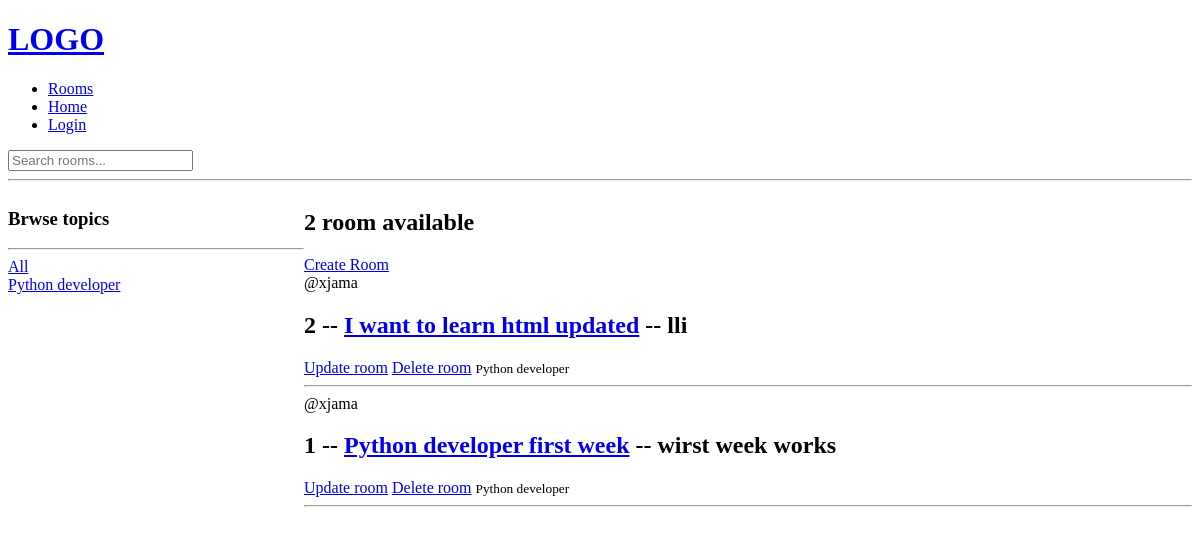
The app's page /, older data.
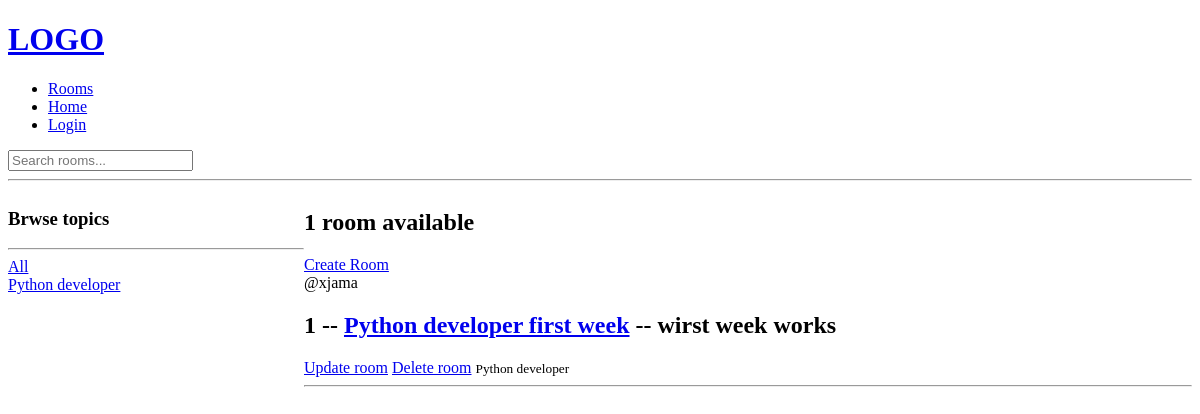
The same page, newer data.
### base/models.py (models this page shows, shortened)
class Topic(models.Model):
    name = models.CharField(max_length=200)

class Room(models.Model):
    host = models.ForeignKey(User, on_delete=models.SET_NULL, null=True)
    topic = models.ForeignKey(Topic, on_delete=models.SET_NULL, null=True)
    name = models.CharField(max_length=200)
    description = models.TextField()
    updated = models.DateTimeField(auto_now=True)
    created = models.DateTimeField(auto_now_add = True)
    class Meta:
        ordering = ['-updated', '-created']

### base/views.py (the view)
# urls.py: path("", views.home, name="home"),
def home(request):
    q = request.GET.get('q') if request.GET.get('q') else ""
    rooms_data = Room.objects.filter(Q(topic__name__icontains = q) |
                                       Q(name__icontains = q) |
                                       Q(description__icontains = q))
    topics_data = Topic.objects.all()
    rooms_count = rooms_data.count()
    context = {'rooms': rooms_data, 'topics': topics_data, "rooms_count": rooms_count}
    return render(request, "base/home.html", context)

### base/templates/base/home.html (shortened to what this page needs)
{% extends "main.html" %}
{% block content %}
<div class="home-container">
    <div>
        <h3>Brwse topics</h3>
        <hr>
        <a href="{% url 'home' %}">All</a>
        {% for topic in topics %}
            <div>
                <a href="{% url 'home' %}?q={{topic.name}}">{{topic.name}}</a>
            </div>
        {% endfor %}
    </div>
    <div>
        <h2>{{rooms_count}} room available</h2>
        <a href="{% url 'create-room' %}">Create Room</a>
        <div>
            {% for room in rooms %}
            <div>
                <span>@{{room.host.username}}</span>
                <h2>{{ room.id }} -- <a href="{% url 'room' room.id %}">{{ room.name }}</a> -- {{ room.description }}</h2>
                <a href="{% url 'update-room' room.id %}">Update room</a>
                <a href="{% url 'delete-room' room.id %}">Delete room</a>
                <small>{{room.topic.name}}</small>
                <hr>
            </div>
            {% endfor %}
        </div>
    </div>
</div>
{% endblock content %}

Row changes from the older to the newer data that the page shows:
removed Room: host.username "xjama", id "2", name "I want to learn html updated", description "lli", topic.name "Python developer"
Text that changed along with them:
{{ rooms_count }}: "2" → "1"
